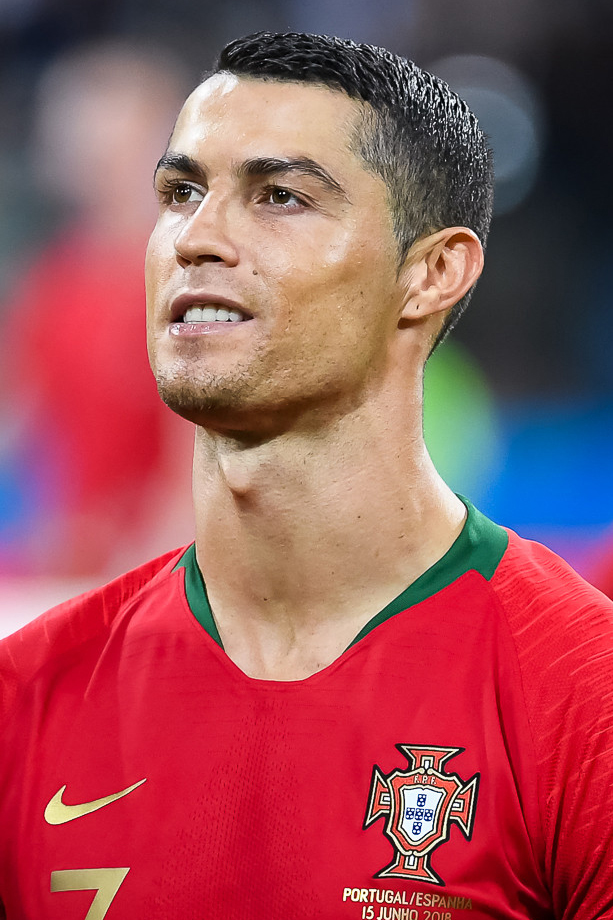
#> input picture images/cr7.jpg, 613 x 920 px
$ python -i main_application.py   (imports and definitions only)   (older library calls are emulated)
#> lines starting #> are read from the running program, lines starting #| are printed output that depends on the picture
### DBhelper.py
import mysql.connector
class DBHelper:
    def __init__(self):
        try:
            self._conn=mysql.connector.connect(host= "127.0.0.1",user="root",password="",database="tinder")
            self._mycursor=self._conn.cursor()
        except:
            print("Could Not Connect To Database")
            exit()


    # [93 lines left out: functions check_login, fetch_userdata, fetch_otheruserdata, update_info, insert_proposal, fetch_proposals and 3 more, not called in this run]

### main_application.py
from tkinter import *
from tkinter import messagebox
from PIL import Image, ImageTk
from DBhelper import DBHelper
from tkinter import filedialog
import shutil,os

class Tinder:
    def __init__(self):
        self._db=DBHelper()
        self.load_login_window()

    # [157 lines left out: functions load_login_window, check_login, logo, reg_window, reg_handler, not called in this run]


    def select_dp(self):
        self._filename = filedialog.askopenfilename(initialdir= "/images",title= "UPLOAD YOUR PROFILE PICTURE")
        self._dp_filename.config(text = self._filename)


    # [182 lines left out: functions main_window, propose, view_proposals, view_requests, view_matches, login_handler, not called in this run]


    def clear(self):
        for i in self._root.pack_slaves():
            i.destroy()


    # [95 lines left out: functions edit_profile, edit_info, view_others, logout, headermenu, not called in this run]


# [1 line that did not run here, left out]

>>> import cv2
>>> picture = cv2.imread('images/cr7.jpg', cv2.IMREAD_GRAYSCALE)
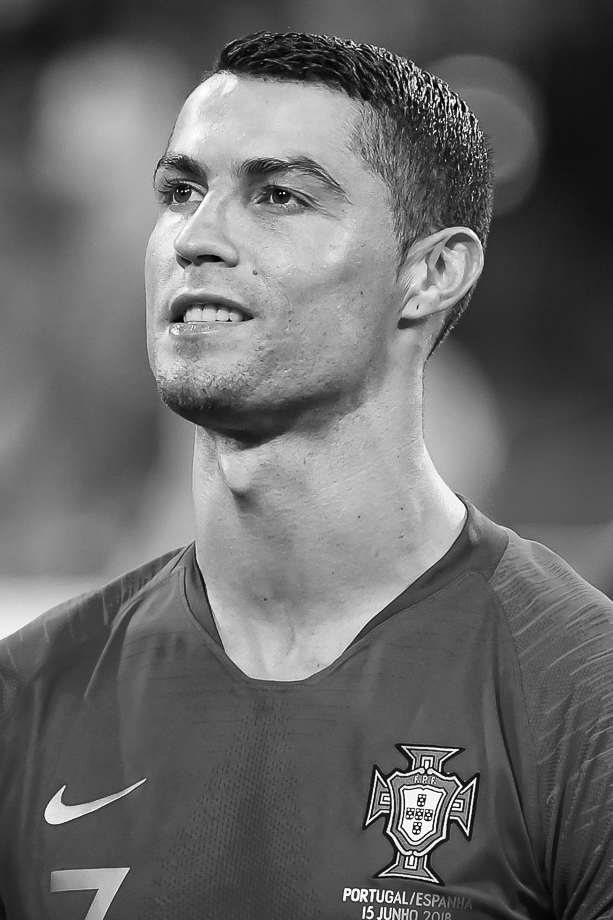
#> picture: shape (920, 613); min 0, max 255, mean 105.1
>>> result = Tinder().main_window(picture)
#> (the program exits here)

$ run again, on images/rohit.jpg
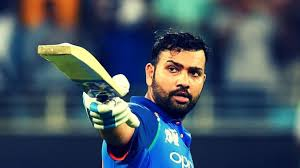
#> input picture images/rohit.jpg, 300 x 168 px
#> `picture = cv2.imread('images/cr7.jpg', cv2.IMREAD_GRAYSCALE)`:
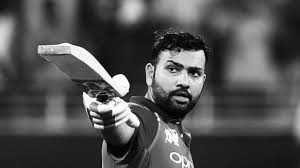
#> picture: shape (168, 300); min 0, max 255, mean 79.9

$ run again, on images/saurav.jpg
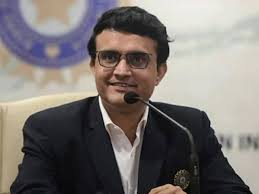
#> input picture images/saurav.jpg, 259 x 194 px
#> `picture = cv2.imread('images/cr7.jpg', cv2.IMREAD_GRAYSCALE)`:
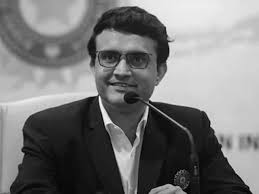
#> picture: shape (194, 259); min 0, max 255, mean 119.9
